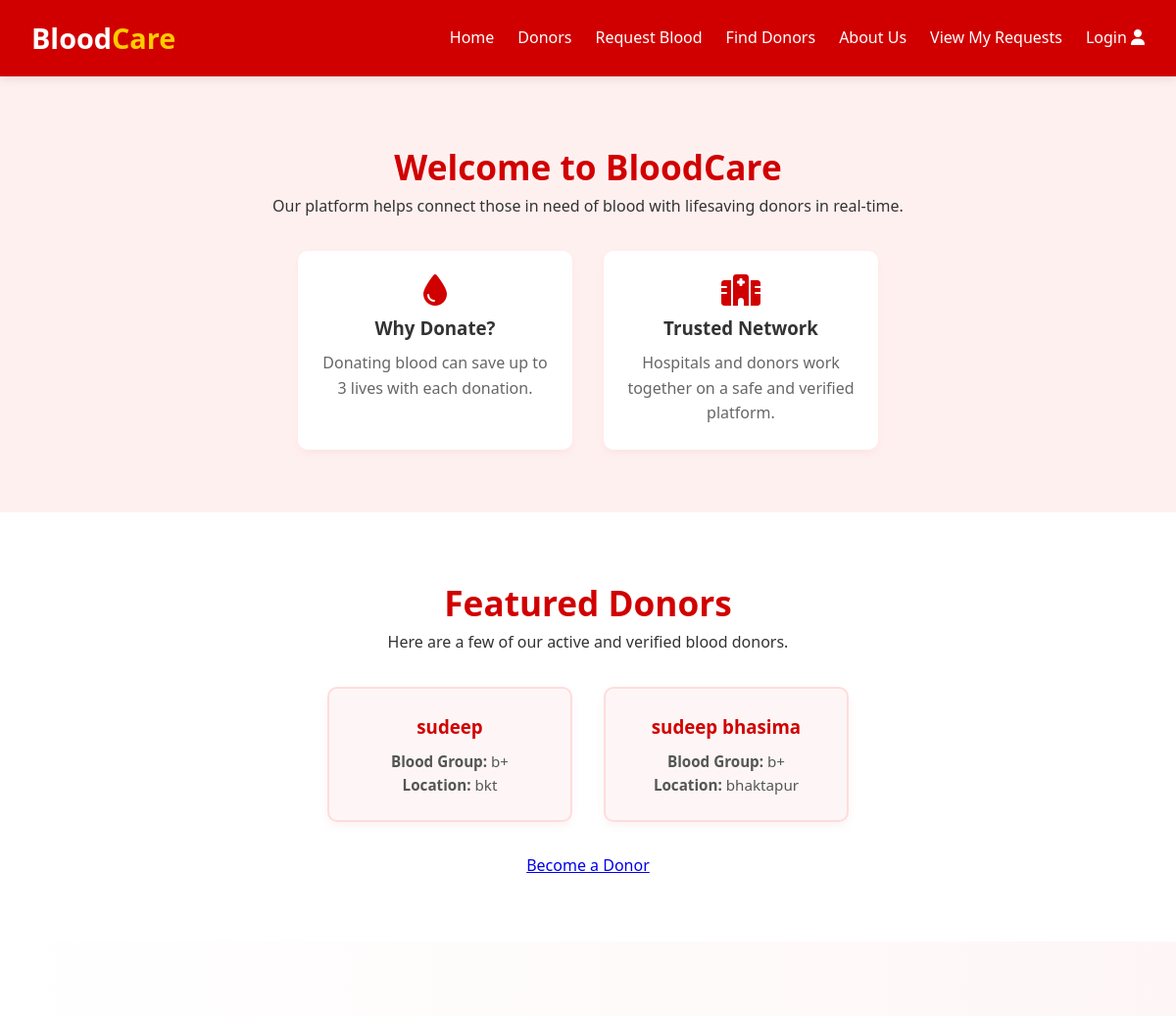
Before: / (upper part) with the older database file.
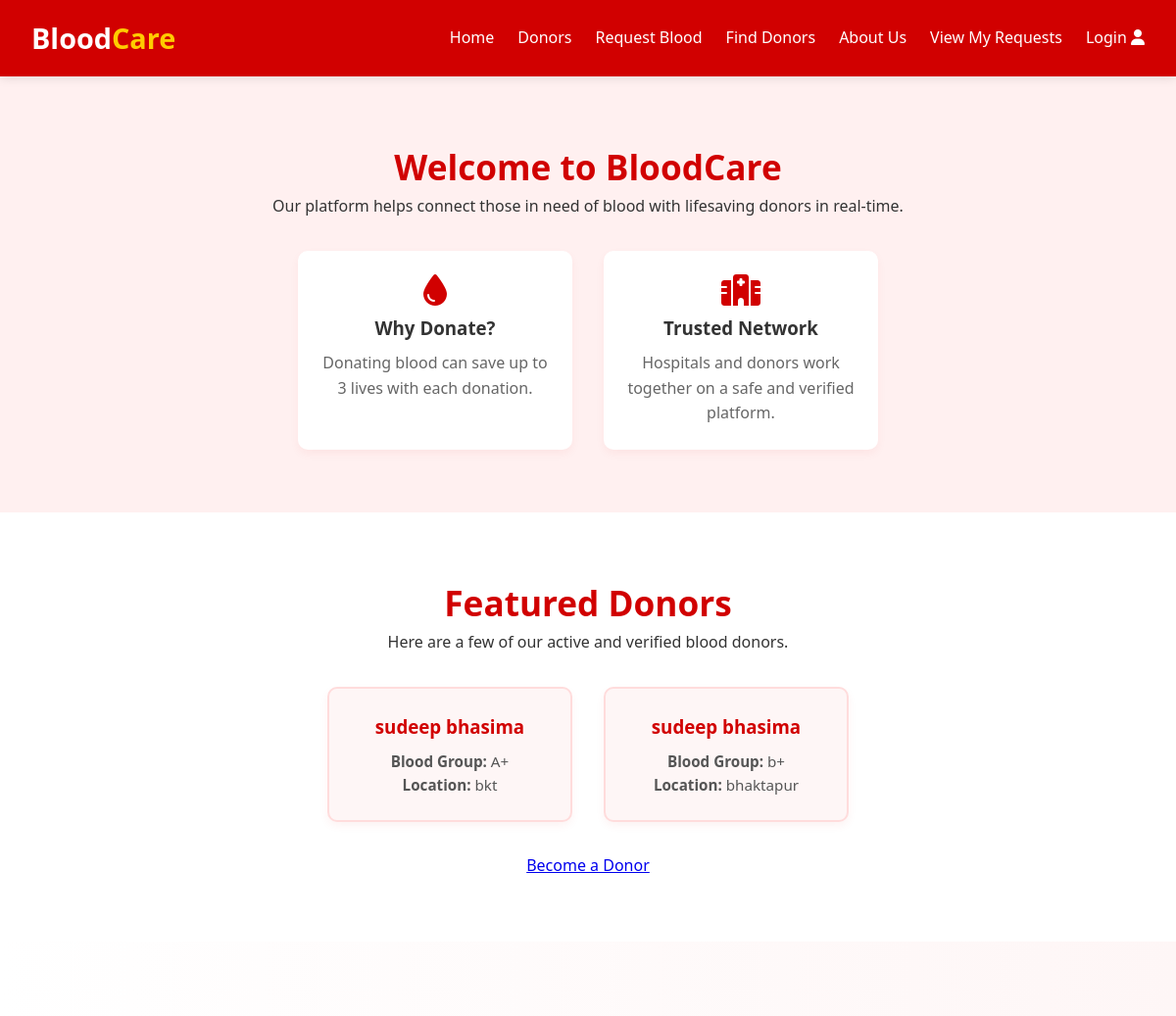
After: the same page with the newer database file.
### tables this page shows
CREATE TABLE `doners` (
  `id` int(11) NOT NULL,
  `name` varchar(225) NOT NULL,
  `Age` int(225) NOT NULL,
  `Gender` varchar(225) NOT NULL,
  `contact` varchar(25) NOT NULL,
  `email` varchar(225) NOT NULL,
  `password` varchar(225) NOT NULL,
  `blood_group` varchar(25) NOT NULL,
  `location` varchar(225) NOT NULL
);

### index.php (the view, shortened to what this page needs)
<!DOCTYPE html>
<html lang="en">
<head>
    <link rel="stylesheet" href="styles.css">
    <link rel="stylesheet" href="https://cdnjs.cloudflare.com/ajax/libs/font-awesome/6.4.0/css/all.min.css">
</head>
<body>
<header>
    <div class="header-container">
        <div class="logo">Blood<span>Care</span></div>
        <nav>
            <ul id="navMenu">
                <li><a href="#home">Home</a></li>
                <li><a href="#donors">Donors</a></li>
                <li><a href="user_inventory.php">Request Blood</a></li>
                <li><a href="search.php">Find Donors</a></li>
                <li><a href="#about-us">About Us</a></li>
                <li><a href="my_requests.php">View My Requests</a>
                </li>
                <li class="dropdown">
                    <?php if (!isset($_SESSION['user_id'])): ?>
                        <a href="#">Login <i class="fa-duotone fa-solid fa-user"></i></a>
                    <?php endif; ?>
                </li>
            </ul>
        </nav>
    </div>
</header>
    <main>
<section id="home" class="home-section">
    <div class="home-container">
        <h2>Welcome to <span>BloodCare</span></h2>
        <p>Our platform helps connect those in need of blood with lifesaving donors in real-time.</p>
        <div class="home-boxes">
            <div class="home-box">
                <i class="fas fa-tint"></i>
                <h3>Why Donate?</h3>
                <p>Donating blood can save up to 3 lives with each donation.</p>
            </div>
            <div class="home-box">
                <i class="fas fa-hospital"></i>
                <h3>Trusted Network</h3>
                <p>Hospitals and donors work together on a safe and verified platform.</p>
            </div>
        </div>
    </div>
</section>
        <section id="donors" class="donor-section">
    <div class="donor-container">
        <h2>Featured <span>Donors</span></h2>
        <p>Here are a few of our active and verified blood donors.</p>
        <div class="donor-grid">
            <?php
            $conn = new mysqli("localhost", "root", "", "blood_bank");
            $sql = "SELECT name, blood_group, location FROM doners LIMIT 4";
            $result = $conn->query($sql);
            if ($result->num_rows > 0) {
                while ($row = $result->fetch_assoc()) {
                    echo '<div class="donor-card">';
                    echo '<h3>' . htmlspecialchars($row["name"]) . '</h3>';
                    echo '<p><strong>Blood Group:</strong> ' . htmlspecialchars($row["blood_group"]) . '</p>';
                    echo '<p><strong>Location:</strong> ' . htmlspecialchars($row["location"]) . '</p>';
                    echo '</div>';
                }
            } else {
                echo "<p>No donors found.</p>";
            }
            ?>
        </div>
        <a href="register.php" class="cta-btn">Become a Donor</a>
    </div>
</section>
<section id="about-us" class="about-section">
</section>
</body>
</html>

Changed rows visible on the page:
changed doners "bkt": name "sudeep" → "sudeep bhasima"; blood_group "b+" → "A+"
